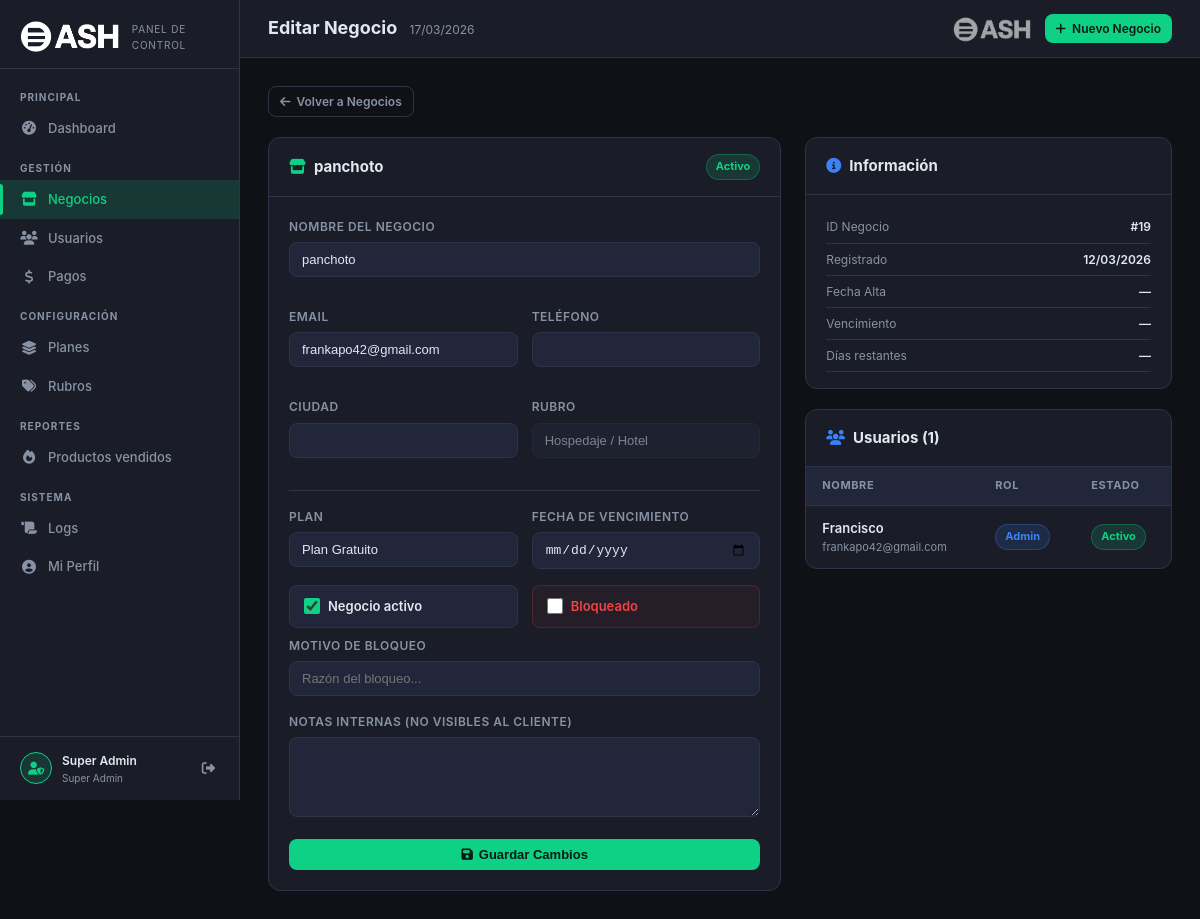
Page /superadmin/negocios/edit.php?id=19 (signed in) on the committed database.
### tables this page shows
CREATE TABLE `negocios` (
  `id` int(11) NOT NULL,
  `nombre` varchar(255) NOT NULL,
  `razon_social` varchar(255) DEFAULT NULL,
  `cuit` varchar(20) DEFAULT NULL,
  `condicion_iva` varchar(50) DEFAULT NULL,
  `rubro` varchar(100) DEFAULT NULL,
  `rubro_id` int(11) DEFAULT NULL,
  `direccion` text DEFAULT NULL,
  `ciudad` varchar(100) DEFAULT NULL,
  `provincia` varchar(100) DEFAULT NULL,
  `codigo_postal` varchar(10) DEFAULT NULL,
  `telefono` varchar(50) DEFAULT NULL,
  `email` varchar(255) DEFAULT NULL,
  `sitio_web` varchar(255) DEFAULT NULL,
  `instagram` varchar(100) DEFAULT NULL,
  `facebook` varchar(255) DEFAULT NULL,
  `whatsapp` varchar(50) DEFAULT NULL,
  `logo` varchar(255) DEFAULT NULL,
  `imagen_portada` varchar(255) DEFAULT NULL,
  `carta_token` varchar(64) DEFAULT NULL,
  `carta_activa` tinyint(1) NOT NULL DEFAULT 1,
  `mensaje_ticket` text DEFAULT NULL,
  `mostrar_logo_ticket` tinyint(1) DEFAULT 1,
  `mostrar_direccion_ticket` tinyint(1) DEFAULT 1,
  `mostrar_cuit_ticket` tinyint(1) DEFAULT 1,
  `horarios` longtext DEFAULT NULL CHECK (json_valid(`horarios`)),
  `activo` tinyint(1) DEFAULT 1,
  `plan_id` int(11) DEFAULT 1,
  `fecha_vencimiento` date DEFAULT NULL,
  `bloqueado` tinyint(1) NOT NULL DEFAULT 0,
  `bloqueado_motivo` varchar(255) DEFAULT NULL,
  `notas_admin` text DEFAULT NULL,
  `estado_suscripcion` enum('activa','vencida','cancelada','trial') DEFAULT 'trial',
  `trial_hasta` date DEFAULT NULL,
  `fecha_registro` timestamp NOT NULL DEFAULT current_timestamp(),
  `fecha_alta` date DEFAULT NULL,
  `fecha_actualizacion` timestamp NOT NULL DEFAULT current_timestamp() ON UPDATE current_timestamp()
);

CREATE TABLE `rubros` (
  `id` int(11) NOT NULL,
  `slug` varchar(50) NOT NULL,
  `nombre` varchar(100) NOT NULL,
  `descripcion` varchar(255) DEFAULT NULL,
  `icono` varchar(50) DEFAULT 'fa-store',
  `color` varchar(7) DEFAULT '#667eea',
  `activo` tinyint(1) DEFAULT 1,
  `orden` int(11) DEFAULT 0
);

CREATE TABLE `planes` (
  `id` int(11) NOT NULL,
  `nombre` varchar(50) NOT NULL,
  `nombre_display` varchar(100) NOT NULL,
  `descripcion` text DEFAULT NULL,
  `precio_mensual` decimal(10,2) DEFAULT 0.00,
  `precio_anual` decimal(10,2) DEFAULT 0.00,
  `max_usuarios` smallint(6) DEFAULT 1,
  `max_productos` smallint(6) DEFAULT 50,
  `max_ventas_mes` int(11) DEFAULT 100,
  `tiene_reportes` tinyint(1) DEFAULT 0,
  `tiene_empleados` tinyint(1) DEFAULT 0,
  `tiene_clientes` tinyint(1) DEFAULT 0,
  `tiene_api_publica` tinyint(1) DEFAULT 0,
  `tiene_tienda_online` tinyint(1) DEFAULT 0,
  `activo` tinyint(1) DEFAULT 1,
  `created_at` timestamp NOT NULL DEFAULT current_timestamp(),
  `updated_at` timestamp NULL DEFAULT NULL ON UPDATE current_timestamp(),
  `dias_gratis` int(11) NOT NULL DEFAULT 0,
  `color` varchar(20) DEFAULT '#0FD186',
  `icono` varchar(50) DEFAULT 'fa-star',
  `orden` int(11) DEFAULT 0
);

CREATE TABLE `usuarios` (
  `id` int(11) NOT NULL,
  `negocio_id` int(11) NOT NULL,
  `nombre` varchar(255) NOT NULL,
  `apellido` varchar(255) NOT NULL,
  `usuario` varchar(50) NOT NULL,
  `email` varchar(255) DEFAULT NULL,
  `password` varchar(255) NOT NULL,
  `rol` enum('admin','empleado') DEFAULT 'empleado',
  `telefono` varchar(50) DEFAULT NULL,
  `foto` varchar(255) DEFAULT NULL,
  `activo` tinyint(1) DEFAULT 1,
  `ultimo_acceso` timestamp NULL DEFAULT NULL,
  `fecha_creacion` timestamp NOT NULL DEFAULT current_timestamp(),
  `fecha_actualizacion` timestamp NOT NULL DEFAULT current_timestamp() ON UPDATE current_timestamp()
);

### superadmin/negocios/edit.php (the view, shortened to what this page needs)
<?php
$db  = sa_db();
$id  = intval($_GET['id'] ?? 0);
$neg = $db->prepare("
    SELECT n.*, p.id as plan_id_cur, r.nombre as rubro_nombre
    FROM negocios n
    LEFT JOIN planes p ON p.id = n.plan_id
    LEFT JOIN rubros r ON r.id = n.rubro_id
    WHERE n.id = ?
");
$neg->execute([$id]);
$neg = $neg->fetch();
$planes = $db->query("SELECT id, nombre_display, color FROM planes ORDER BY orden, nombre_display")->fetchAll();
$usuarios = $db->prepare("SELECT id, nombre, email, rol, activo FROM usuarios WHERE negocio_id = ? ORDER BY nombre");
$usuarios->execute([$id]);
$usuarios = $usuarios->fetchAll();
require_once dirname(__DIR__) . '/_layout.php';
?>
<div style="margin-bottom:20px">
    <a href="index.php" class="sa-btn ghost sm"><i class="fas fa-arrow-left"></i> Volver a Negocios</a>
</div>
<div style="display:grid;grid-template-columns:1.4fr 1fr;gap:24px;align-items:start">
    <div class="sa-panel">
        <div class="sa-panel-header">
            <h3><i class="fas fa-store" style="color:var(--sa-primary);margin-right:8px"></i><?= htmlspecialchars($neg['nombre']) ?></h3>
            <span class="sa-pill <?= $neg['bloqueado'] ? 'red' : ($neg['activo'] ? 'green' : 'gray') ?>">
                <?= $neg['bloqueado'] ? 'Bloqueado' : ($neg['activo'] ? 'Activo' : 'Inactivo') ?>
            </span>
        </div>
        <div style="padding:20px">
            <form method="POST">
                <div style="display:grid;grid-template-columns:1fr 1fr;gap:14px">
                    <div class="sa-form-group" style="grid-column:span 2">
                        <label class="sa-label">Nombre del Negocio</label>
                        <input type="text" name="nombre" class="sa-input" value="<?= htmlspecialchars($neg['nombre']) ?>" required>
                    </div>
                    <div class="sa-form-group">
                        <label class="sa-label">Email</label>
                        <input type="email" name="email" class="sa-input" value="<?= htmlspecialchars($neg['email'] ?? '') ?>">
                    </div>
                    <div class="sa-form-group">
                        <label class="sa-label">Teléfono</label>
                        <input type="text" name="telefono" class="sa-input" value="<?= htmlspecialchars($neg['telefono'] ?? '') ?>">
                    </div>
                    <div class="sa-form-group">
                        <label class="sa-label">Ciudad</label>
                        <input type="text" name="ciudad" class="sa-input" value="<?= htmlspecialchars($neg['ciudad'] ?? '') ?>">
                    </div>
                    <div class="sa-form-group">
                        <label class="sa-label">Rubro</label>
                        <input type="text" class="sa-input" value="<?= htmlspecialchars($neg['rubro_nombre'] ?? '—') ?>" disabled style="opacity:.5">
                    </div>
                </div>
                <hr style="border:none;border-top:1px solid var(--sa-border);margin:16px 0">
                <div style="display:grid;grid-template-columns:1fr 1fr;gap:14px">
                    <div class="sa-form-group">
                        <label class="sa-label">Plan</label>
                        <select name="plan_id" class="sa-select">
                            <?php foreach ($planes as $pl): ?>
                            <option value="<?= $pl['id'] ?>" <?= $neg['plan_id']==$pl['id']?'selected':'' ?>>
                                <?= htmlspecialchars($pl['nombre_display']) ?>
                            </option>
                            <?php endforeach; ?>
                        </select>
                    </div>
                    <div class="sa-form-group">
                        <label class="sa-label">Fecha de Vencimiento</label>
                        <input type="date" name="fecha_vencimiento" class="sa-input"
                               value="<?= $neg['fecha_vencimiento'] ?? '' ?>">
                    </div>
                </div>
                <div style="display:grid;grid-template-columns:1fr 1fr;gap:14px;margin-bottom:8px">
                    <label style="display:flex;align-items:center;gap:8px;cursor:pointer;background:var(--sa-surface2);padding:10px 14px;border-radius:8px;border:1px solid var(--sa-border)">
                        <input type="checkbox" name="activo" <?= $neg['activo']?'checked':'' ?> style="width:16px;height:16px;accent-color:var(--sa-primary)">
                        <span style="font-size:13px;font-weight:600">Negocio activo</span>
                    </label>
                    <label style="display:flex;align-items:center;gap:8px;cursor:pointer;background:rgba(239,68,68,.05);padding:10px 14px;border-radius:8px;border:1px solid rgba(239,68,68,.2)">
                        <input type="checkbox" name="bloqueado" <?= $neg['bloqueado']?'checked':'' ?> style="width:16px;height:16px;accent-color:var(--sa-danger)">
                        <span style="font-size:13px;font-weight:600;color:var(--sa-danger)">Bloqueado</span>
                    </label>
                </div>
                <div class="sa-form-group">
                    <label class="sa-label">Motivo de bloqueo</label>
                    <input type="text" name="bloqueado_motivo" class="sa-input"
                           placeholder="Razón del bloqueo..."
                           value="<?= htmlspecialchars($neg['bloqueado_motivo'] ?? '') ?>">
                </div>
                <div class="sa-form-group">
                    <label class="sa-label">Notas internas (no visibles al cliente)</label>
                    <textarea name="notas_admin" class="sa-textarea"><?= htmlspecialchars($neg['notas_admin'] ?? '') ?></textarea>
                </div>
                <button type="submit" class="sa-btn primary" style="width:100%;justify-content:center">
                    <i class="fas fa-save"></i> Guardar Cambios
                </button>
            </form>
        </div>
    </div>
    <div>
        <div class="sa-panel" style="margin-bottom:20px">
            <div class="sa-panel-header"><h3><i class="fas fa-info-circle" style="margin-right:8px;color:var(--sa-info)"></i>Información</h3></div>
            <div style="padding:16px 20px">
                <?php
                $infos = [
                    ['label'=>'ID Negocio',     'value'=> '#'.$neg['id']],
                    ['label'=>'Registrado',      'value'=> date('d/m/Y', strtotime($neg['fecha_registro']))],
                    ['label'=>'Fecha Alta',       'value'=> $neg['fecha_alta'] ? date('d/m/Y', strtotime($neg['fecha_alta'])) : '—'],
                    ['label'=>'Vencimiento',     'value'=> $neg['fecha_vencimiento'] ? date('d/m/Y', strtotime($neg['fecha_vencimiento'])) : '—'],
                    ['label'=>'Días restantes',  'value'=> $neg['fecha_vencimiento'] ? (sa_dias_restantes($neg['fecha_vencimiento']).'d') : '—'],
                ];
                foreach ($infos as $i):
                ?>
                <div style="display:flex;justify-content:space-between;align-items:center;padding:6px 0;border-bottom:1px solid var(--sa-border)">
                    <span style="font-size:12px;color:var(--sa-muted)"><?= $i['label'] ?></span>
                    <span style="font-size:12px;font-weight:600;color:var(--sa-text)"><?= $i['value'] ?></span>
                </div>
                <?php endforeach; ?>
            </div>
        </div>
        <div class="sa-panel">
            <div class="sa-panel-header">
                <h3><i class="fas fa-users" style="margin-right:8px;color:var(--sa-info)"></i>Usuarios (<?= count($usuarios) ?>)</h3>
            </div>
            <?php if (empty($usuarios)): ?>
            <div class="sa-empty"><i class="fas fa-user"></i><p>Sin usuarios</p></div>
            <?php else: ?>
            <div class="sa-table-wrap">
                <table class="sa-table">
                    <thead><tr><th>Nombre</th><th>Rol</th><th>Estado</th></tr></thead>
                    <tbody>
                    <?php foreach ($usuarios as $u): ?>
                    <tr>
                        <td>
                            <div style="font-weight:600;font-size:13px"><?= htmlspecialchars($u['nombre']) ?></div>
                            <div style="font-size:11px;color:var(--sa-muted)"><?= htmlspecialchars($u['email']) ?></div>
                        </td>
                        <td>
                            <span class="sa-pill <?= $u['rol']==='admin'?'blue':'gray' ?>">
                                <?= $u['rol'] === 'admin' ? 'Admin' : 'Empleado' ?>
                            </span>
                        </td>
                        <td>
                            <span class="sa-pill <?= $u['activo']?'green':'gray' ?>">
                                <?= $u['activo'] ? 'Activo' : 'Inactivo' ?>
                            </span>
                        </td>
                    </tr>
                    <?php endforeach; ?>
                    </tbody>
                </table>
            </div>
            <?php endif; ?>
        </div>
    </div>
</div>

### superadmin/assets/sa.css (style rules this page uses)
:root { --sa-bg: #0f1117; --sa-surface: #1a1d27; --sa-surface2: #22263a; --sa-border: #2e3347; --sa-primary: #0FD186; --sa-primary-dim: rgba(15,209,134,.15); --sa-text: #e2e8f0; --sa-muted: #8892a4; --sa-danger: #ef4444; --sa-warning: #f59e0b; --sa-info: #3b82f6; --sa-purple: #8b5cf6; --sa-sidebar-w: 240px; --sa-radius: 12px; --sa-transition: .22s ease; }
*, *::before, *::after { box-sizing: border-box; margin: 0; padding: 0; }
body { font-family: 'Inter', 'Segoe UI', system-ui, sans-serif; background: var(--sa-bg); color: var(--sa-text); font-size: 14px; line-height: 1.6; min-height: 100vh; }
a { color: var(--sa-primary); text-decoration: none; }
.sa-panel { background: var(--sa-surface); border: 1px solid var(--sa-border); border-radius: var(--sa-radius); overflow: hidden; margin-bottom: 24px; }
.sa-panel-header { padding: 16px 20px; border-bottom: 1px solid var(--sa-border); display: flex; align-items: center; justify-content: space-between; gap: 12px; flex-wrap: wrap; }
.sa-panel-header h3 { font-size: 15px; font-weight: 700; color: var(--sa-text); }
.sa-table-wrap { overflow-x: auto; }
.sa-table { width: 100%; border-collapse: collapse; }
.sa-table th { font-size: 11px; font-weight: 700; color: var(--sa-muted); text-transform: uppercase; letter-spacing: .6px; padding: 10px 16px; background: var(--sa-surface2); border-bottom: 1px solid var(--sa-border); white-space: nowrap; text-align: left; }
.sa-table td { padding: 12px 16px; border-bottom: 1px solid var(--sa-border); color: var(--sa-text); font-size: 13px; vertical-align: middle; }
.sa-table tr:last-child td { border-bottom: none; }
.sa-pill { display: inline-flex; align-items: center; gap: 4px; font-size: 11px; font-weight: 700; padding: 3px 9px; border-radius: 20px; white-space: nowrap; }
.sa-pill.green { background: rgba(15,209,134,.15); color: var(--sa-primary); border: 1px solid rgba(15,209,134,.3); }
.sa-pill.blue { background: rgba(59,130,246,.15); color: var(--sa-info); border: 1px solid rgba(59,130,246,.3); }
.sa-btn { display: inline-flex; align-items: center; gap: 6px; font-size: 13px; font-weight: 600; padding: 8px 16px; border-radius: 8px; border: none; cursor: pointer; transition: opacity .2s, transform .1s; white-space: nowrap; }
.sa-btn.primary { background: var(--sa-primary); color: #0a1a14; }
.sa-btn.ghost { background: transparent; color: var(--sa-muted); border: 1px solid var(--sa-border); }
.sa-btn.sm { font-size: 12px; padding: 5px 11px; }
.sa-form-group { margin-bottom: 16px; }
.sa-label { display: block; font-size: 12px; font-weight: 600; color: var(--sa-muted); margin-bottom: 6px; text-transform: uppercase; letter-spacing: .5px; }
.sa-input, .sa-select, .sa-textarea { width: 100%; background: var(--sa-surface2); border: 1px solid var(--sa-border); border-radius: 8px; color: var(--sa-text); font-size: 13px; padding: 9px 12px; transition: border-color .2s, box-shadow .2s; outline: none; }
.sa-textarea { resize: vertical; min-height: 80px; }
.sa-select { appearance: none; }

### rows in the picture
negocios: nombre "panchoto", email "frankapo42@gmail.com", rubro.nombre "Hospedaje / Hotel", plan_id "Plan Gratuito", activo "☑"
usuarios: nombre "Francisco", email "frankapo42@gmail.com", rol "Admin", activo "Activo"

### other values in the picture
$adminName "Super Admin"
$title "Editar Negocio"
$i['label'] "ID Negocio"
$i['value'] "#19"
$i['label'] "Registrado"
$i['value'] "12/03/2026"
$i['label'] "Fecha Alta"
$i['value'] "—"
$i['label'] "Vencimiento"
$i['label'] "Días restantes"
count($usuarios) "1"
